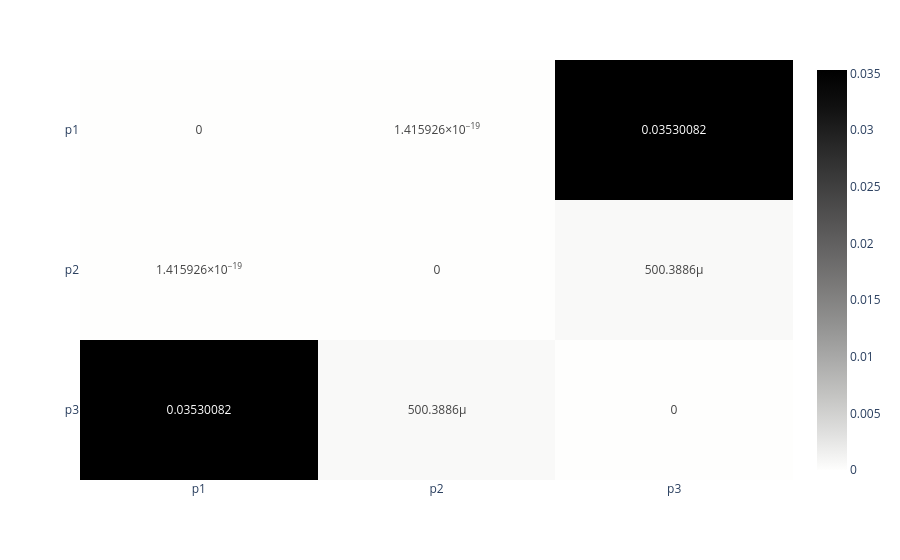

The cell this chart's notebook holds for it:
### Code cell
fig_p

### Figure 1 — Plotly figure (JSON) as saved in the notebook; plotly's stock layout.template omitted (floating-point values rounded to 4 significant figures)
{"data": [{"coloraxis": "coloraxis", "hovertemplate": "x: %{x}<br>y: %{y}<br>color: %{z}<extra></extra>", "name": "0", "texttemplate": "%{z}", "type": "heatmap", "x": ["p1", "p2", "p3"], "xaxis": "x", "y": ["p1", "p2", "p3"], "yaxis": "y", "z": [[0.0, 1.416e-19, 0.0353], [1.416e-19, 0.0, 0.0005004], [0.0353, 0.0005004, 0.0]]}], "layout": {"coloraxis": {"colorscale": [[0, "rgb(254, 254, 253)"], [0.09091, "rgb(224, 224, 223)"], [0.1818, "rgb(197, 197, 195)"], [0.2727, "rgb(171, 171, 170)"], [0.3636, "rgb(146, 146, 145)"], [0.4545, "rgb(124, 123, 122)"], [0.5455, "rgb(102, 101, 101)"], [0.6364, "rgb(81, 80, 80)"], [0.7273, "rgb(59, 59, 59)"], [0.8182, "rgb(38, 38, 38)"], [0.9091, "rgb(16, 16, 16)"], [1, "rgb(0, 0, 0)"]]}, "margin": {"t": 60}, "xaxis": {"anchor": "y", "domain": [0, 1]}, "yaxis": {"anchor": "x", "autorange": "reversed", "domain": [0, 1]}}}
